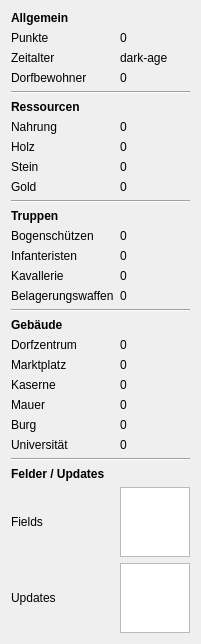
              <widget class="QWidget" name="scrollAreaWidgetContents_8">
               <property name="geometry">
                <rect>
                 <x>0</x>
                 <y>0</y>
                 <width>193</width>
                 <height>626</height>
                </rect>
               </property>
               <layout class="QVBoxLayout" name="verticalLayout_18">
                <item>
                 <layout class="QGridLayout" name="gridLayout_8">
                  <item row="14" column="1">
                   <widget class="QLabel" name="mongols_cavalry_label">
                    <property name="text">
                     <string>0</string>
                    </property>
                   </widget>
                  </item>
                  <item row="6" column="0">
                   <widget class="QLabel" name="label_171">
                    <property name="text">
                     <string>Nahrung</string>
                    </property>
                   </widget>
                  </item>
                  <item row="27" column="1">
                   <widget class="QListWidget" name="mongols_updates_list"/>
                  </item>
                  <item row="1" column="0">
                   <widget class="QLabel" name="label_164">
                    <property name="text">
                     <string>Punkte</string>
                    </property>
                   </widget>
                  </item>
                  <item row="22" column="1">
                   <widget class="QLabel" name="mongols_castle_label">
                    <property name="text">
                     <string>0</string>
                    </property>
                   </widget>
                  </item>
                  <item row="2" column="0">
                   <widget class="QLabel" name="label_168">
                    <property name="text">
                     <string>Zeitalter</string>
                    </property>
                   </widget>
                  </item>
                  <item row="20" column="0">
                   <widget class="QLabel" name="label_166">
                    <property name="text">
                     <string>Kaserne</string>
                    </property>
                   </widget>
                  </item>
                  <item row="6" column="1">
                   <widget class="QLabel" name="mongols_food_label">
                    <property name="text">
                     <string>0</string>
                    </property>
                   </widget>
                  </item>
                  <item row="19" column="1">
                   <widget class="QLabel" name="mongols_market_label">
                    <property name="text">
                     <string>0</string>
                    </property>
                   </widget>
                  </item>
                  <item row="17" column="0">
                   <widget class="QLabel" name="label_167">
                    <property name="font">
                     <font>
                      <weight>75</weight>
                      <bold>true</bold>
                     </font>
                    </property>
                    <property name="text">
                     <string>Gebäude</string>
                    </property>
                   </widget>
                  </item>
                  <item row="21" column="1">
                   <widget class="QLabel" name="mongols_wall_label">
                    <property name="text">
                     <string>0</string>
                    </property>
                   </widget>
                  </item>
                  <item row="8" column="0">
                   <widget class="QLabel" name="label_185">
                    <property name="text">
                     <string>Stein</string>
                    </property>
                   </widget>
                  </item>
                  <item row="7" column="0">
                   <widget class="QLabel" name="label_175">
                    <property name="text">
                     <string>Holz</string>
                    </property>
                   </widget>
                  </item>
                  <item row="13" column="0">
                   <widget class="QLabel" name="label_174">
                    <property name="text">
                     <string>Infanteristen</string>
                    </property>
                   </widget>
                  </item>
                  <item row="4" column="0" colspan="2">
                   <widget class="Line" name="line_30">
                    <property name="orientation">
                     <enum>Qt::Horizontal</enum>
                    </property>
                   </widget>
                  </item>
                  <item row="23" column="1">
                   <widget class="QLabel" name="mongols_universtity_label">
                    <property name="text">
                     <string>0</string>
                    </property>
                   </widget>
                  </item>
                  <item row="13" column="1">
                   <widget class="QLabel" name="mongols_infantry_label">
                    <property name="text">
                     <string>0</string>
                    </property>
                   </widget>
                  </item>
                  <item row="12" column="0">
                   <widget class="QLabel" name="label_170">
                    <property name="text">
                     <string>Bogenschützen</string>
                    </property>
                   </widget>
                  </item>
                  <item row="23" column="0">
                   <widget class="QLabel" name="label_180">
                    <property name="text">
                     <string>Universität</string>
                    </property>
                   </widget>
                  </item>
                  <item row="9" column="0">
                   <widget class="QLabel" name="label_173">
                    <property name="text">
                     <string>Gold</string>
                    </property>
                   </widget>
                  </item>
                  <item row="19" column="0">
                   <widget class="QLabel" name="label_184">
                    <property name="text">
                     <string>Marktplatz</string>
                    </property>
                   </widget>
                  </item>
                  <item row="14" column="0">
                   <widget class="QLabel" name="label_176">
                    <property name="text">
                     <string>Kavallerie</string>
                    </property>
                   </widget>
                  </item>
                  <item row="18" column="1">
                   <widget class="QLabel" name="mongols_towncenter_label">
                    <property name="text">
                     <string>0</string>
                    </property>
                   </widget>
                  </item>
                  <item row="22" column="0">
                   <widget class="QLabel" name="label_177">
                    <property name="text">
                     <string>Burg</string>
                    </property>
                   </widget>
                  </item>
                  <item row="18" column="0">
                   <widget class="QLabel" name="label_163">
                    <property name="text">
                     <string>Dorfzentrum</string>
                    </property>
                   </widget>
                  </item>
                  <item row="0" column="0">
                   <widget class="QLabel" name="label_182">
                    <property name="font">
                     <font>
                      <weight>75</weight>
                      <bold>true</bold>
                     </font>
                    </property>
                    <property name="text">
                     <string>Allgemein</string>
                    </property>
                   </widget>
                  </item>
                  <item row="15" column="1">
                   <widget class="QLabel" name="mongols_siege_label">
                    <property name="text">
                     <string>0</string>
                    </property>
                   </widget>
                  </item>
                  <item row="21" column="0">
                   <widget class="QLabel" name="label_172">
                    <property name="text">
                     <string>Mauer</string>
                    </property>
                   </widget>
                  </item>
                  <item row="25" column="0">
                   <widget class="QLabel" name="label_165">
                    <property name="font">
                     <font>
                      <weight>75</weight>
                      <bold>true</bold>
                     </font>
                    </property>
                    <property name="text">
                     <string>Felder / Updates</string>
                    </property>
                   </widget>
                  </item>
                  <item row="1" column="1">
                   <widget class="QLabel" name="mongols_points_label">
                    <property name="text">
                     <string>0</string>
                    </property>
                   </widget>
                  </item>
                  <item row="16" column="0" colspan="2">
                   <widget class="Line" name="line_31">
                    <property name="orientation">
                     <enum>Qt::Horizontal</enum>
                    </property>
                   </widget>
                  </item>
                  <item row="9" column="1">
                   <widget class="QLabel" name="mongols_gold_label">
                    <property name="text">
                     <string>0</string>
                    </property>
                   </widget>
                  </item>
                  <item row="26" column="1">
                   <widget class="QListWidget" name="mongols_fields_list"/>
                  </item>
                  <item row="27" column="0">
                   <widget class="QLabel" name="label_178">
                    <property name="text">
                     <string>Updates</string>
                    </property>
                   </widget>
                  </item>
                  <item row="26" column="0">
                   <widget class="QLabel" name="label_183">
                    <property name="text">
                     <string>Fields</string>
                    </property>
                   </widget>
                  </item>
                  <item row="8" column="1">
                   <widget class="QLabel" name="mongols_stone_label">
                    <property name="text">
                     <string>0</string>
                    </property>
                   </widget>
                  </item>
                  <item row="12" column="1">
                   <widget class="QLabel" name="mongols_archer_label">
                    <property name="text">
                     <string>0</string>
                    </property>
                   </widget>
                  </item>
                  <item row="10" column="0" colspan="2">
                   <widget class="Line" name="line_29">
                    <property name="orientation">
                     <enum>Qt::Horizontal</enum>
                    </property>
                   </widget>
                  </item>
                  <item row="20" column="1">
                   <widget class="QLabel" name="mongols_barracks_label">
                    <property name="text">
                     <string>0</string>
                    </property>
                   </widget>
                  </item>
                  <item row="15" column="0">
                   <widget class="QLabel" name="label_179">
                    <property name="text">
                     <string>Belagerungswaffen</string>
                    </property>
                   </widget>
                  </item>
                  <item row="7" column="1">
                   <widget class="QLabel" name="mongols_wood_label">
                    <property name="text">
                     <string>0</string>
                    </property>
                   </widget>
                  </item>
                  <item row="2" column="1">
                   <widget class="QLabel" name="mongols_age_label">
                    <property name="text">
                     <string>dark-age</string>
                    </property>
                   </widget>
                  </item>
                  <item row="5" column="0">
                   <widget class="QLabel" name="label_169">
                    <property name="font">
                     <font>
                      <weight>75</weight>
                      <bold>true</bold>
                     </font>
                    </property>
                    <property name="text">
                     <string>Ressourcen</string>
                    </property>
                   </widget>
                  </item>
                  <item row="24" column="0" colspan="2">
                   <widget class="Line" name="line_32">
                    <property name="orientation">
                     <enum>Qt::Horizontal</enum>
                    </property>
                   </widget>
                  </item>
                  <item row="11" column="0">
                   <widget class="QLabel" name="label_181">
                    <property name="font">
                     <font>
                      <weight>75</weight>
                      <bold>true</bold>
                     </font>
                    </property>
                    <property name="text">
                     <string>Truppen</string>
                    </property>
                   </widget>
                  </item>
                  <item row="3" column="0">
                   <widget class="QLabel" name="label">
                    <property name="text">
                     <string>Dorfbewohner</string>
                    </property>
                   </widget>
                  </item>
                  <item row="3" column="1">
                   <widget class="QLabel" name="mongols_villagers_label">
                    <property name="text">
                     <string>0</string>
                    </property>
                   </widget>
                  </item>
                 </layout>
                </item>
               </layout>
              </widget>
